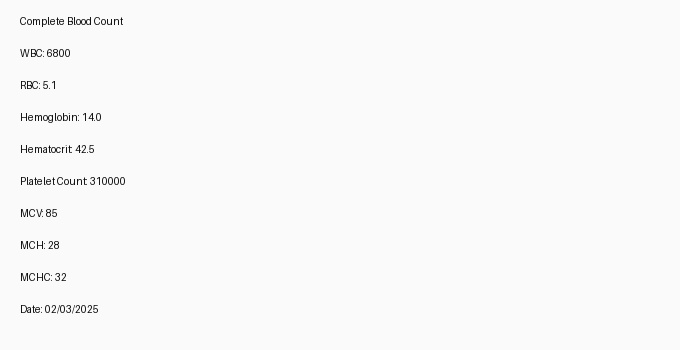
#> input picture Test_Data/images/cbc_01.jpg, 680 x 350 px
$ python quality_check.py Test_Data/images/cbc_01.jpg   (older library calls are emulated)
#> lines starting #> are read from the running program, lines starting #| are printed output that depends on the picture; after the words box and inside, x2 and y2 are one past the last pixel; in counts of white or black regions, pixels touching at a corner belong together
#> further down, image is the input picture: shape (350, 680); min 9, max 255, mean 248.5
"""
quality_check.py — the gate that runs BEFORE any OCR engine.

Decides, using cheap image measurements only (no OCR, no LLM, no network),
whether an uploaded document should be:

  * sent through the OCR pipeline  (clean, machine-printed, readable), or
  * stored as-is in the patient's history, unprocessed  (blurry, faint,
    tiny, or handwritten / mixed handwriting).

Why a gate at all: the OCR benchmark showed handwriting and poor photos
come out as confident-looking garbage. In a health record, garbage that
looks like data is worse than no data, so those files are archived
untouched and clearly marked "not machine-read".

All thresholds are module constants so they can be re-tuned against more
real documents. They were calibrated on a small set (clean printed
reports, noisy/rotated printed reports, one real handwritten prescription,
and synthetically blurred / faint / dark / low-res copies), so treat them
as a sensible starting point, not a finished classifier.
"""

from dataclasses import dataclass, field
import cv2
import numpy as np

# --- Thresholds (tune against real uploads) --------------------------------
MIN_WIDTH_PX = 400          # narrower than this is too small to read reliably
MIN_BLUR_SCORE = 50.0       # variance of Laplacian at normalised width; clean ~150-550, blurred ~0-20
MIN_CONTRAST = 60.0         # gap between background and ink brightness (0-255)
MAX_HEIGHT_CV = 0.65        # spread of character heights; simple printed ~0.1-0.25, handwriting ~0.7
# NOTE: this value is a rough estimate, not a settled constant. It was raised
# from 0.45 after a REAL multi-section lab report (large header + small table
# text + colored status words) scored 0.61 and was wrongly classified as
# handwritten — mixing font sizes by section is normal in real printed
# reports and drives this metric up even with zero handwriting present. The
# only real handwriting sample tested scored 0.70, leaving just a 0.09 gap
# between one real printed counter-example and one real handwriting sample.
# Treat this threshold as unverified until tested against several more real
# documents of both kinds — it is very possible it still needs adjusting.

_NORM_WIDTH = 1000          # metrics are measured at this width so photo size doesn't skew them


@dataclass
class QualityReport:
    passed: bool                     # True -> safe to send to OCR
    doc_type: str                    # "printed" | "handwritten_or_mixed" | "unusable"
    reasons: list = field(default_factory=list)   # empty when passed
    metrics: dict = field(default_factory=dict)


def _normalise_width(img: np.ndarray) -> np.ndarray:
    h, w = img.shape[:2]
#> h = 350; w = 680
    scale = _NORM_WIDTH / w
#> scale = 1.47
    interp = cv2.INTER_AREA if scale < 1 else cv2.INTER_CUBIC
#> interp = 2
    return cv2.resize(img, (_NORM_WIDTH, max(1, int(h * scale))), interpolation=interp)


def _ink_on_light(img: np.ndarray) -> np.ndarray:
    """Dark-theme screenshots (light text on dark) are inverted so every check sees dark ink on light paper."""
    return cv2.bitwise_not(img) if img.mean() < 127 else img


def blur_score(img: np.ndarray) -> float:
    """Variance of the Laplacian: high when edges are sharp, near zero when blurred."""
    return float(cv2.Laplacian(_normalise_width(img), cv2.CV_64F).var())


def contrast_score(img: np.ndarray) -> float:
    """
    Brightness gap between background and ink, using Otsu's split so it works
    whether ink covers 2% of the page (a typed report) or 30% (dense text).
    """
    thresh, _ = cv2.threshold(img, 0, 255, cv2.THRESH_BINARY + cv2.THRESH_OTSU)
#> thresh = 157
    dark = img[img <= thresh]
#> dark = 1778 values, max 157 at index 804, min 9 at index 362, mean 64.61
    light = img[img > thresh]
    if dark.size == 0 or light.size == 0:
        return 0.0
    return float(abs(light.mean() - dark.mean()))


def character_height_cv(img: np.ndarray) -> float:
    """
    Coefficient of variation of connected-component heights.

    Printed text reuses a few fixed glyph heights, so heights cluster tightly
    (low value). Handwriting varies continuously in size and slant (high
    value). Returns 0.0 if too few characters are found to judge.
    """
    g = _normalise_width(_ink_on_light(img))
    binary = cv2.adaptiveThreshold(
        g, 255, cv2.ADAPTIVE_THRESH_GAUSSIAN_C, cv2.THRESH_BINARY_INV, 31, 15
    )
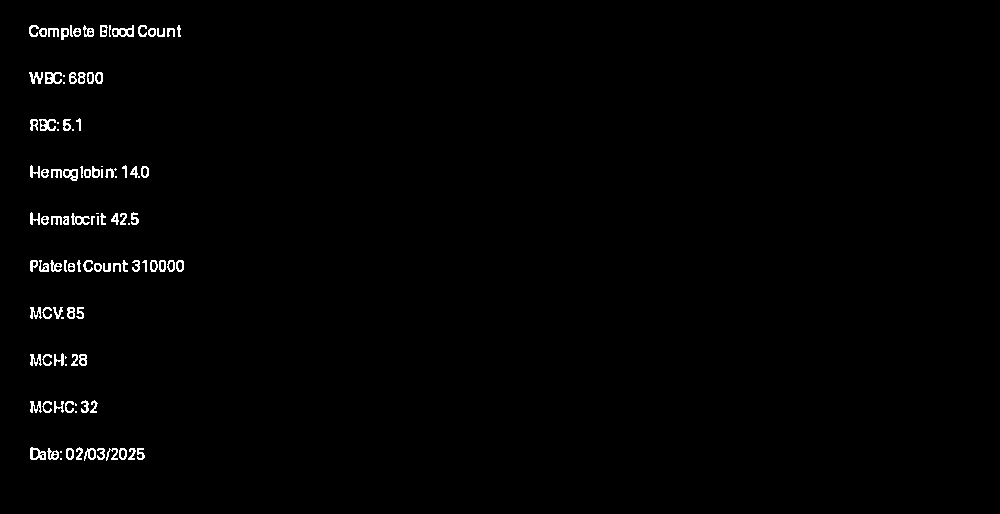
#> binary: shape (514, 1000); 1% white in thin lines or dots, all inside (x1, y1, x2, y2) = (29, 25, 184, 461)
    n, _, stats, _ = cv2.connectedComponentsWithStats(binary, connectivity=8)
#> n = 110; stats = 110 rows, first 6: [0, 0, 1000, 514, 508735], [29, 25, 10, 12, 60], [70, 25, 3, 12, 25], [83, 25, 11, 12, 71], [100, 25, 8, 12, 61], [109, 25, 2, 12, 19]
    page_h, page_w = g.shape
#> page_h = 514; page_w = 1000
    heights = [
        stats[i][cv2.CC_STAT_HEIGHT]
        for i in range(1, n)
        if stats[i][cv2.CC_STAT_AREA] >= 15
        and stats[i][cv2.CC_STAT_HEIGHT] >= 6
        and stats[i][cv2.CC_STAT_HEIGHT] < page_h * 0.3
        and stats[i][cv2.CC_STAT_WIDTH] < page_w * 0.3
    ]
#> heights = 91 values, max 13 at index 24, min 9 at index 8, mean 11.48
    if len(heights) < 10:
        return 0.0
    heights = np.array(heights, dtype=float)
    return float(heights.std() / heights.mean())


def median_char_height(img: np.ndarray) -> float:
    """
    Median height, in pixels at the image's OWN resolution, of the characters
    on the page (0.0 if too few are found to judge).

    Unlike character_height_cv this does NOT normalise the width first: OCR
    engines care about how many pixels tall a letter actually is. Below roughly
    20 px they start misreading digits and dropping decimal points (see
    pipeline.candidate_scales).
    """
    g = _ink_on_light(img)
    binary = cv2.adaptiveThreshold(
        g, 255, cv2.ADAPTIVE_THRESH_GAUSSIAN_C, cv2.THRESH_BINARY_INV, 31, 15
    )
    n, _, stats, _ = cv2.connectedComponentsWithStats(binary, connectivity=8)
    page_h = g.shape[0]
    heights = [
        stats[i][cv2.CC_STAT_HEIGHT]
        for i in range(1, n)
        if stats[i][cv2.CC_STAT_AREA] >= 6
        and stats[i][cv2.CC_STAT_HEIGHT] >= 4
        and stats[i][cv2.CC_STAT_HEIGHT] < page_h * 0.3
    ]
    return float(np.median(heights)) if len(heights) >= 10 else 0.0


def assess_quality(img: np.ndarray) -> QualityReport:
    """
    img: grayscale image array (as loaded by cv2.imread(..., IMREAD_GRAYSCALE)).
    Returns a QualityReport; report.passed is True only if every check passes.
    """
    if img is None or img.size == 0:
        raise ValueError("assess_quality received an empty image")

    metrics = {
        "width_px": int(img.shape[1]),
        "blur_score": round(blur_score(img), 1),
        "contrast": round(contrast_score(img), 1),
        "height_cv": round(character_height_cv(img), 2),
    }
#> metrics = {'width_px': 680, 'blur_score': 484.5, 'contrast': 185.2, 'height_cv': 0.12}

    reasons = []
    if metrics["width_px"] < MIN_WIDTH_PX:
        reasons.append("low_resolution")
    if metrics["blur_score"] < MIN_BLUR_SCORE:
        reasons.append("too_blurry")
    if metrics["contrast"] < MIN_CONTRAST:
        reasons.append("low_contrast")
    handwritten = metrics["height_cv"] > MAX_HEIGHT_CV
#> handwritten = False
    if handwritten:
        reasons.append("handwritten_or_mixed")

    if handwritten:
        doc_type = "handwritten_or_mixed"
    elif reasons:
        doc_type = "unusable"
    else:
        doc_type = "printed"

    return QualityReport(passed=not reasons, doc_type=doc_type, reasons=reasons, metrics=metrics)


if __name__ == "__main__":
    import sys

    if len(sys.argv) != 2:
        print("Usage: python quality_check.py <image_path>")
        sys.exit(1)
    image = cv2.imread(sys.argv[1], cv2.IMREAD_GRAYSCALE)
    if image is None:
        print(f"Could not read image at {sys.argv[1]}")
        sys.exit(1)
    report = assess_quality(image)
    print(f"route:   {'OCR pipeline' if report.passed else 'store only (not machine-read)'}")
#| route:   OCR pipeline
    print(f"type:    {report.doc_type}")
#| type:    printed
    print(f"reasons: {report.reasons or '-'}")
#| reasons: -
    print(f"metrics: {report.metrics}")
#| metrics: {'width_px': 680, 'blur_score': 484.5, 'contrast': 185.2, 'height_cv': 0.12}
